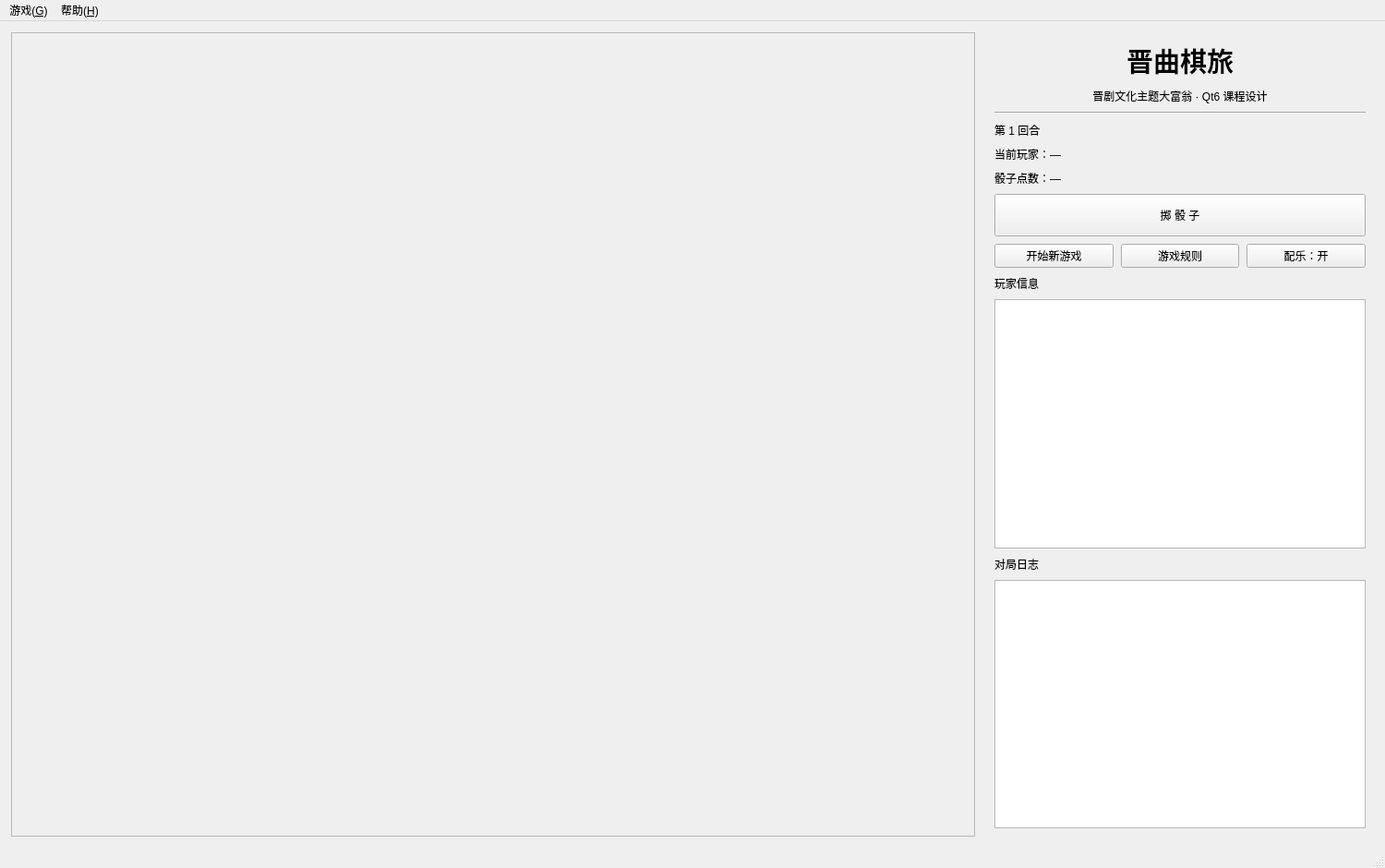
<?xml version="1.0" encoding="UTF-8"?>
<ui version="4.0">
 <class>MainWindow</class>
 <widget class="QMainWindow" name="MainWindow">
  <property name="geometry">
   <rect>
    <x>0</x>
    <y>0</y>
    <width>1500</width>
    <height>940</height>
   </rect>
  </property>
  <property name="windowTitle">
   <string>晋曲棋旅 — 晋剧文化主题大富翁</string>
  </property>
  <widget class="QWidget" name="centralwidget">
   <layout class="QHBoxLayout" name="mainLayout">
    <property name="spacing">
     <number>12</number>
    </property>
    <property name="leftMargin">
     <number>12</number>
    </property>
    <property name="topMargin">
     <number>12</number>
    </property>
    <property name="rightMargin">
     <number>12</number>
    </property>
    <property name="bottomMargin">
     <number>12</number>
    </property>
    <item>
     <widget class="QFrame" name="boardContainer">
      <property name="frameShape">
       <enum>QFrame::StyledPanel</enum>
      </property>
      <property name="frameShadow">
       <enum>QFrame::Raised</enum>
      </property>
      <layout class="QVBoxLayout" name="boardLayout">
       <property name="spacing">
        <number>0</number>
       </property>
       <property name="leftMargin">
        <number>0</number>
       </property>
       <property name="topMargin">
        <number>0</number>
       </property>
       <property name="rightMargin">
        <number>0</number>
       </property>
       <property name="bottomMargin">
        <number>0</number>
       </property>
      </layout>
     </widget>
    </item>
    <item>
     <widget class="QWidget" name="sidePanel">
      <property name="minimumSize">
       <size>
        <width>340</width>
        <height>0</height>
       </size>
      </property>
      <property name="maximumSize">
       <size>
        <width>420</width>
        <height>16777215</height>
       </size>
      </property>
      <layout class="QVBoxLayout" name="sidePanelLayout">
       <property name="spacing">
        <number>8</number>
       </property>
       <item>
        <widget class="QLabel" name="lblTitle">
         <property name="font">
          <font>
           <pointsize>22</pointsize>
           <weight>75</weight>
           <bold>true</bold>
          </font>
         </property>
         <property name="text">
          <string>晋曲棋旅</string>
         </property>
         <property name="alignment">
          <set>Qt::AlignCenter</set>
         </property>
        </widget>
       </item>
       <item>
        <widget class="QLabel" name="lblSubtitle">
         <property name="text">
          <string>晋剧文化主题大富翁 · Qt6 课程设计</string>
         </property>
         <property name="alignment">
          <set>Qt::AlignCenter</set>
         </property>
        </widget>
       </item>
       <item>
        <widget class="QFrame" name="lineTop">
         <property name="frameShape">
          <enum>QFrame::HLine</enum>
         </property>
         <property name="frameShadow">
          <enum>QFrame::Sunken</enum>
         </property>
        </widget>
       </item>
       <item>
        <widget class="QLabel" name="lblTurn">
         <property name="text">
          <string>第 1 回合</string>
         </property>
        </widget>
       </item>
       <item>
        <widget class="QLabel" name="lblCurrent">
         <property name="text">
          <string>当前玩家：—</string>
         </property>
        </widget>
       </item>
       <item>
        <widget class="QLabel" name="lblDice">
         <property name="text">
          <string>骰子点数：—</string>
         </property>
        </widget>
       </item>
       <item>
        <widget class="QPushButton" name="btnRoll">
         <property name="minimumSize">
          <size>
           <width>0</width>
           <height>46</height>
          </size>
         </property>
         <property name="text">
          <string>掷 骰 子</string>
         </property>
        </widget>
       </item>
       <item>
        <layout class="QHBoxLayout" name="buttonRow">
         <item>
          <widget class="QPushButton" name="btnNewGame">
           <property name="text">
            <string>开始新游戏</string>
           </property>
          </widget>
         </item>
         <item>
          <widget class="QPushButton" name="btnRules">
           <property name="text">
            <string>游戏规则</string>
           </property>
          </widget>
         </item>
         <item>
          <widget class="QPushButton" name="btnMusic">
           <property name="text">
            <string>配乐：开</string>
           </property>
          </widget>
         </item>
        </layout>
       </item>
       <item>
        <widget class="QLabel" name="lblPlayers">
         <property name="text">
          <string>玩家信息</string>
         </property>
        </widget>
       </item>
       <item>
        <widget class="QTableWidget" name="tablePlayers">
         <property name="minimumSize">
          <size>
           <width>0</width>
           <height>110</height>
          </size>
         </property>
         <property name="editTriggers">
          <set>QAbstractItemView::NoEditTriggers</set>
         </property>
         <property name="selectionMode">
          <enum>QAbstractItemView::NoSelection</enum>
         </property>
         <property name="focusPolicy">
          <enum>Qt::NoFocus</enum>
         </property>
        </widget>
       </item>
       <item>
        <widget class="QLabel" name="lblLog">
         <property name="text">
          <string>对局日志</string>
         </property>
        </widget>
       </item>
       <item>
        <widget class="QTextEdit" name="textLog">
         <property name="minimumSize">
          <size>
           <width>0</width>
           <height>130</height>
          </size>
         </property>
         <property name="readOnly">
          <bool>true</bool>
         </property>
        </widget>
       </item>
      </layout>
     </widget>
    </item>
   </layout>
  </widget>
  <widget class="QMenuBar" name="menubar">
   <property name="geometry">
    <rect>
     <x>0</x>
     <y>0</y>
     <width>1500</width>
     <height>26</height>
    </rect>
   </property>
   <widget class="QMenu" name="menuGame">
    <property name="title">
     <string>游戏(&amp;G)</string>
    </property>
    <addaction name="actionNewGame"/>
    <addaction name="actionQuit"/>
   </widget>
   <widget class="QMenu" name="menuHelp">
    <property name="title">
     <string>帮助(&amp;H)</string>
    </property>
    <addaction name="actionRules"/>
    <addaction name="actionAbout"/>
   </widget>
   <addaction name="menuGame"/>
   <addaction name="menuHelp"/>
  </widget>
  <widget class="QStatusBar" name="statusbar"/>
  <action name="actionNewGame">
   <property name="text">
    <string>开始新游戏</string>
   </property>
  </action>
  <action name="actionQuit">
   <property name="text">
    <string>退出游戏</string>
   </property>
  </action>
  <action name="actionRules">
   <property name="text">
    <string>游戏规则</string>
   </property>
  </action>
  <action name="actionAbout">
   <property name="text">
    <string>关于本作品</string>
   </property>
  </action>
 </widget>
 <resources/>
 <connections/>
</ui>
